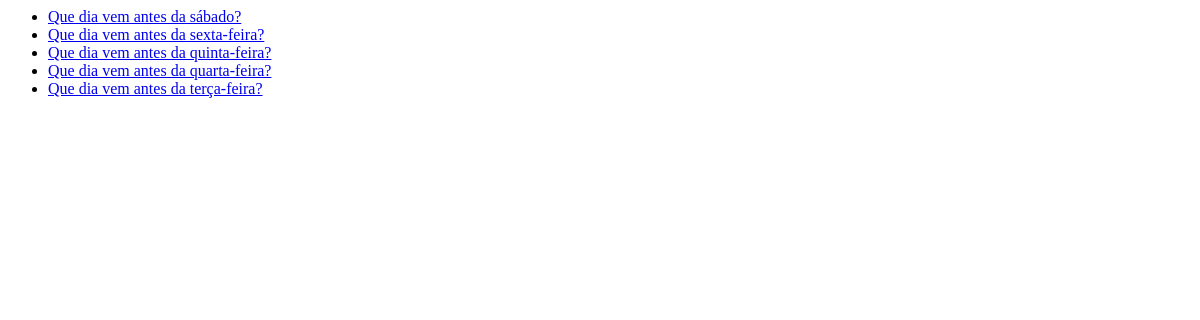
The page /polls/ on the database as committed earlier.
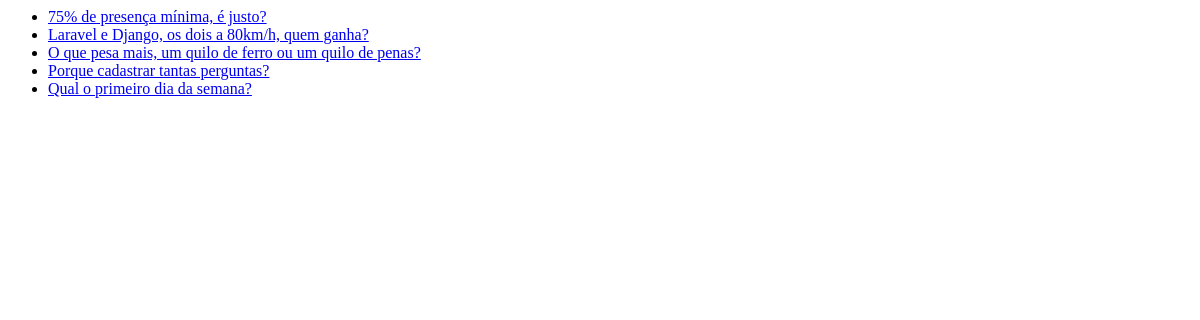
The same page on the database as committed later.
### polls/models.py (models this page shows, shortened)
class Pergunta(models.Model):
    texto = models.CharField(max_length=200)
    data_publicacao = models.DateTimeField('data publicacao')

### polls/views.py (the view)
# urls.py: path("", views.IndexView.as_view(), name="index"),
class IndexView(View):
    def get(self, request, *args, **kwargs):
        lista_perguntas = Pergunta.objects.order_by('-data_publicacao')
        contexto = {'ultimas_questoes_publicadas': lista_perguntas}
        return render(request, 'polls/index.html', contexto)

### polls/templates/polls/index.html
{% if ultimas_questoes_publicadas %}
    <ul>
    {% for pergunta in ultimas_questoes_publicadas %}
        <li><a href="{% url 'polls:detail' pergunta.id %}">{{ pergunta.texto }}</a></li>
    {% endfor %}
    </ul>
{% else %}
    <p>Sem perguntas disponíveis.</p>
{% endif %}

Rows that differ between the two databases and show on the page:
removed Pergunta: texto "Que dia vem antes da sábado?"
removed Pergunta: texto "Que dia vem antes da sexta-feira?"
removed Pergunta: texto "Que dia vem antes da quinta-feira?"
removed Pergunta: texto "Que dia vem antes da quarta-feira?"
removed Pergunta: texto "Que dia vem antes da terça-feira?"
added Pergunta: texto "75% de presença mínima, é justo?"
added Pergunta: texto "Laravel e Django, os dois a 80km/h, quem ganha?"
added Pergunta: texto "O que pesa mais, um quilo de ferro ou um quilo de penas?"
added Pergunta: texto "Porque cadastrar tantas perguntas?"
added Pergunta: texto "Qual o primeiro dia da semana?"
